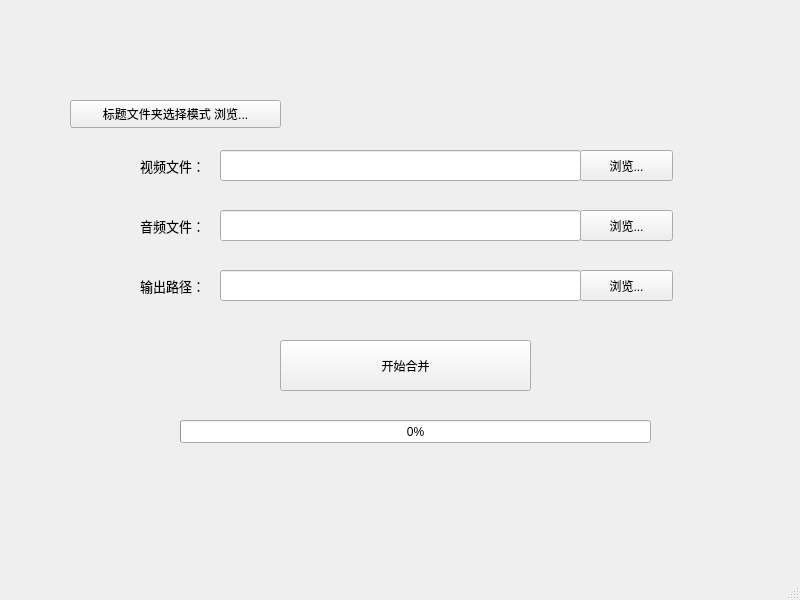
<?xml version="1.0" encoding="UTF-8"?>
<ui version="4.0">
 <class>MainWindow</class>
 <widget class="QMainWindow" name="MainWindow">
  <property name="geometry">
   <rect>
    <x>0</x>
    <y>0</y>
    <width>800</width>
    <height>600</height>
   </rect>
  </property>
  <property name="windowTitle">
   <string>MainWindow</string>
  </property>
  <widget class="QWidget" name="centralwidget">
   <widget class="QLabel" name="label">
    <property name="geometry">
     <rect>
      <x>140</x>
      <y>150</y>
      <width>81</width>
      <height>31</height>
     </rect>
    </property>
    <property name="font">
     <font>
      <pointsize>10</pointsize>
     </font>
    </property>
    <property name="text">
     <string>视频文件：</string>
    </property>
   </widget>
   <widget class="QLineEdit" name="videoEdit">
    <property name="geometry">
     <rect>
      <x>220</x>
      <y>150</y>
      <width>361</width>
      <height>31</height>
     </rect>
    </property>
   </widget>
   <widget class="QPushButton" name="videoBtn">
    <property name="geometry">
     <rect>
      <x>580</x>
      <y>150</y>
      <width>93</width>
      <height>31</height>
     </rect>
    </property>
    <property name="text">
     <string>浏览...</string>
    </property>
   </widget>
   <widget class="QLabel" name="label_2">
    <property name="geometry">
     <rect>
      <x>140</x>
      <y>210</y>
      <width>81</width>
      <height>31</height>
     </rect>
    </property>
    <property name="font">
     <font>
      <pointsize>10</pointsize>
     </font>
    </property>
    <property name="text">
     <string>音频文件：</string>
    </property>
   </widget>
   <widget class="QPushButton" name="audioBtn">
    <property name="geometry">
     <rect>
      <x>580</x>
      <y>210</y>
      <width>93</width>
      <height>31</height>
     </rect>
    </property>
    <property name="text">
     <string>浏览...</string>
    </property>
   </widget>
   <widget class="QLineEdit" name="audioEdit">
    <property name="geometry">
     <rect>
      <x>220</x>
      <y>210</y>
      <width>361</width>
      <height>31</height>
     </rect>
    </property>
   </widget>
   <widget class="QLineEdit" name="outputEdit">
    <property name="geometry">
     <rect>
      <x>220</x>
      <y>270</y>
      <width>361</width>
      <height>31</height>
     </rect>
    </property>
   </widget>
   <widget class="QPushButton" name="outputBtn">
    <property name="geometry">
     <rect>
      <x>580</x>
      <y>270</y>
      <width>93</width>
      <height>31</height>
     </rect>
    </property>
    <property name="text">
     <string>浏览...</string>
    </property>
   </widget>
   <widget class="QLabel" name="label_3">
    <property name="geometry">
     <rect>
      <x>140</x>
      <y>270</y>
      <width>81</width>
      <height>31</height>
     </rect>
    </property>
    <property name="font">
     <font>
      <pointsize>10</pointsize>
     </font>
    </property>
    <property name="text">
     <string>输出路径：</string>
    </property>
   </widget>
   <widget class="QPushButton" name="pushButton">
    <property name="geometry">
     <rect>
      <x>280</x>
      <y>340</y>
      <width>251</width>
      <height>51</height>
     </rect>
    </property>
    <property name="text">
     <string>开始合并</string>
    </property>
   </widget>
   <widget class="QProgressBar" name="progressBar">
    <property name="geometry">
     <rect>
      <x>180</x>
      <y>420</y>
      <width>471</width>
      <height>23</height>
     </rect>
    </property>
    <property name="value">
     <number>0</number>
    </property>
   </widget>
   <widget class="QPushButton" name="titlefolderBtn">
    <property name="geometry">
     <rect>
      <x>70</x>
      <y>100</y>
      <width>211</width>
      <height>28</height>
     </rect>
    </property>
    <property name="text">
     <string>标题文件夹选择模式 浏览...</string>
    </property>
   </widget>
  </widget>
  <widget class="QMenuBar" name="menubar">
   <property name="geometry">
    <rect>
     <x>0</x>
     <y>0</y>
     <width>800</width>
     <height>25</height>
    </rect>
   </property>
  </widget>
  <widget class="QStatusBar" name="statusbar"/>
 </widget>
 <resources/>
 <connections/>
</ui>
